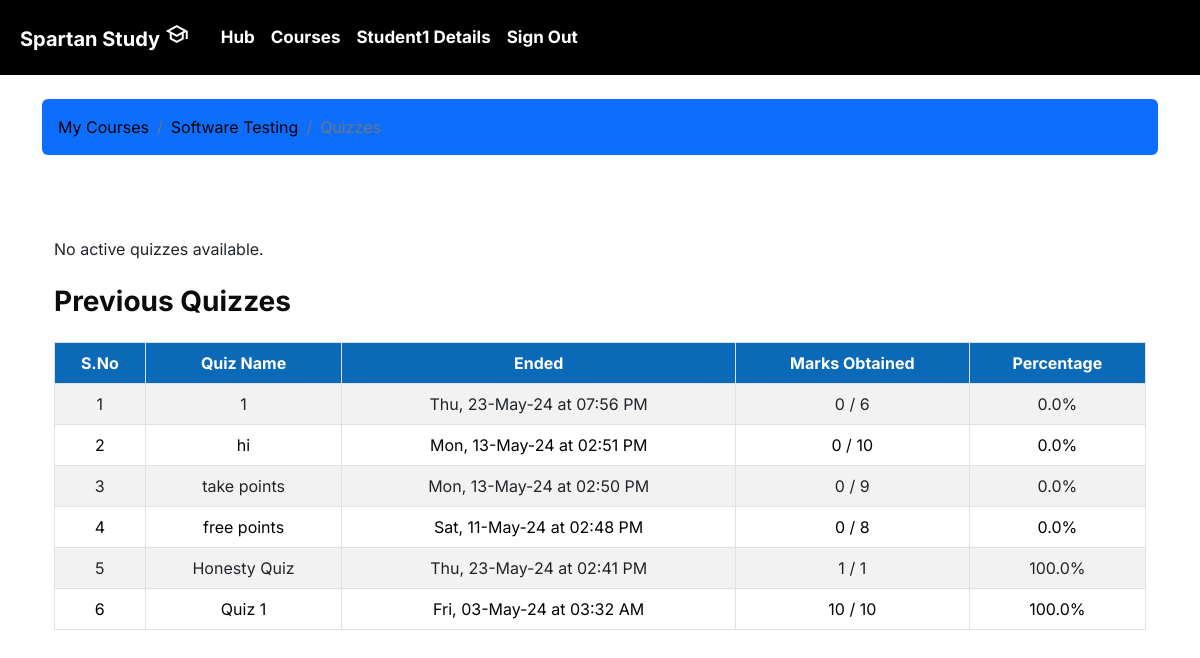
The app's page /myQuizzes/102 (signed in) with its own data.
### main/models.py (models this page shows, shortened)
class Student(models.Model):
    student_id = models.IntegerField(primary_key=True)
    name = models.CharField(max_length=100, null=False)
    email = models.EmailField(max_length=100, null=True, blank=True)
    password = models.CharField(max_length=255, null=False)
    role = models.CharField(
        default="Student", max_length=100, null=False, blank=True)
    course = models.ManyToManyField(
        'Course', related_name='students', blank=True)
    photo = models.ImageField(upload_to='profile_pics', blank=True,
                              null=False, default='profile_pics/default_student.png')
    department = models.ForeignKey(
        'Department', on_delete=models.CASCADE, null=False, blank=False, related_name='students')
    class Meta:
        verbose_name_plural = 'Students'

class Course(models.Model):
    code = models.IntegerField(primary_key=True)
    name = models.CharField(max_length=255, null=False, unique=True)
    department = models.ForeignKey(
        Department, on_delete=models.CASCADE, null=False, related_name='courses')
    faculty = models.ForeignKey(
        Faculty, on_delete=models.SET_NULL, null=True, blank=True)
    studentKey = models.IntegerField(null=False, unique=True)
    facultyKey = models.IntegerField(null=False, unique=True)
    semester = models.CharField(max_length=255, default='Fall 2023')
    published = models.BooleanField(default=False)
    currentSemester = 'Fall 2023'
    class Meta:
        unique_together = ('code', 'department', 'name')
        verbose_name_plural = "Courses"

### quiz/models.py (models this page shows, shortened)
class Quiz(models.Model):
    title = models.CharField(max_length=100)
    description = models.TextField(null=True, blank=True)
    course = models.ForeignKey(Course, on_delete=models.CASCADE)
    start = models.DateTimeField()
    end = models.DateTimeField()
    created_at = models.DateTimeField(auto_now_add=True)
    updated_at = models.DateTimeField(auto_now=True)
    publish_status = models.BooleanField(default=False, null=True, blank=True)
    started = models.BooleanField(default=False, null=True, blank=True)
    class Meta:
        verbose_name_plural = "Quizzes"
        ordering = ['-created_at']
    def ends(self):
        return self.end.strftime("%a, %d-%b-%y at %I:%M %p")

### quiz/views.py (the view)
# urls.py: path('myQuizzes/<int:code>', views.myQuizzes, name='myQuizzes'),
def myQuizzes(request, code):
    if is_student_authorised(request, code):
        course = Course.objects.get(code=code)
        quizzes = Quiz.objects.filter(course=course)
        student = Student.objects.get(student_id=request.session['student_id'])
        active_quizzes = []
        previous_quizzes = []
        for quiz in quizzes:
            if quiz.end < timezone.now() or quiz.studentanswer_set.filter(student=student).exists():
                previous_quizzes.append(quiz)
            else:
                active_quizzes.append(quiz)
        for quiz in quizzes:
            quiz.attempted = quiz.studentanswer_set.filter(
                student=student).exists()
        for quiz in previous_quizzes:
            student_answers = quiz.studentanswer_set.filter(student=student)
            total_marks_obtained = sum([student_answer.question.marks if student_answer.answer ==
                                       student_answer.question.answer else 0 for student_answer in student_answers])
            quiz.total_marks_obtained = total_marks_obtained
            quiz.total_marks = sum(
                [question.marks for question in quiz.question_set.all()])
            quiz.percentage = round(
                total_marks_obtained / quiz.total_marks * 100, 2) if quiz.total_marks != 0 else 0
            quiz.total_questions = quiz.question_set.count()
        for quiz in active_quizzes:
            quiz.total_questions = quiz.question_set.count()
        return render(request, 'quiz/myQuizzes.html', {
            'course': course,
            'quizzes': quizzes,
            'active_quizzes': active_quizzes,
            'previous_quizzes': previous_quizzes,
            'student': student,
        })
    else:
        return redirect('std_login')

### main/views.py (called while the page is built)
def is_student_authorised(request, code):
    course = Course.objects.get(code=code)
    if request.session.get('student_id') and course in Student.objects.get(student_id=request.session['student_id']).course.all():
        return True
    else:
        return False

### quiz/templates/quiz/myQuizzes.html (shortened to what this page needs)
{% extends 'index.html' %}
{% block profile %}
{% url 'profile' student.student_id %}
{% endblock %}
{% block user %}
{{ student.name }}
{% endblock user %}
{% block courses %}
{% url 'myCourses' %}
{% endblock courses %}
{% block allCourses %}
{% url 'courses' %}
{% endblock %}
{% block content %}
<div class="container mt-4">
   <nav aria-label="breadcrumb">
      <ol class="breadcrumb bg-primary p-3 rounded" style="background-color: #0b6ab8;">
         <li class="breadcrumb-item"><a href="{% url 'facultyCourses' %}" style="color: rgb(0, 0, 0);">My Courses</a></li>
         <li class="breadcrumb-item"><a href="{% url 'course' course.code %}" style="color: rgb(0, 0, 0);">{{ course.name }}</a></li>
         <li class="breadcrumb-item active" aria-current="page">Quizzes</li>
      </ol>
   </nav>
   <div class="container">
      <h3 class="fw-bold mb-4" style="color: #ffffff;">Active Quizzes</h3>
      <div class="table-responsive">
         <table class="table table-bordered table-striped text-center" style="background-color: #0b6ab8; color: rgb(2, 1, 1);">
            {% if active_quizzes %}
            <thead style="background-color: #0b6ab8;">
               <tr style="color: rgb(255, 255, 255);">
                  <th scope="col">S.No</th>
                  <th scope="col">Quiz Name</th>
                  <th scope="col">Starts</th>
                  <th scope="col">Ends</th>
                  <th scope="col">Total Questions</th>
                  <th scope="col">Total Marks</th>
               </tr>
            </thead>
            <tbody style="background-color: #ffffff;">
               {% for quiz in active_quizzes %}
               <tr>
                  <td>{{ forloop.counter }}</td>
                  <td><a href="{% url 'startQuiz' course.code quiz.id %}" style="color: rgb(3, 3, 3);">{{ quiz.title }}</a></td>
                  <td>{{ quiz.starts }}</td>
                  <td>{{ quiz.ends }}</td>
                  <td>{{ quiz.total_questions }}</td>
                  <td>{{ quiz.total_marks }}</td>
               </tr>
               {% endfor %}
            </tbody>
         </table>
         {% else %}
         <p>No active quizzes available.</p>
         {% endif %}
      </div>
      <h3 class="fw-bold mt-4" style="color: #0c0c0c;">Previous Quizzes</h3>
      <div class="table-responsive">
         <table class="table table-bordered table-striped text-center" style="background-color: #0b6ab8; color: rgb(3, 3, 3);">
            {% if previous_quizzes %}
            <thead style="background-color: #0b6ab8;">
               <tr style="color: rgb(255, 255, 255);">
                  <th scope="col">S.No</th>
                  <th scope="col">Quiz Name</th>
                  <th scope="col">Ended</th>
                  <th scope="col">Marks Obtained</th>
                  <th scope="col">Percentage</th>
               </tr>
            </thead>
            <tbody style="background-color: #ffffff;">
               {% for quiz in previous_quizzes %}
               <tr>
                  <td>{{ forloop.counter }}</td>
                  <td>
                     {% if quiz.attempted %}
                     {{ quiz.title }}
                     {% else %}
                     <a href="#" style="color: rgb(5, 5, 5);">{{ quiz.title }}</a>
                     {% endif %}
                  </td>
                  <td>{{ quiz.ends }}</td>
                  <td>{{ quiz.total_marks_obtained }} / {{ quiz.total_marks }}</td>
                  <td>{{ quiz.percentage }}%</td>
               </tr>
               {% endfor %}
            </tbody>
         </table>
         {% else %}
         <p>No previous quiz attempts.</p>
         {% endif %}
      </div>
   </div>
</div>
{% endblock %}

### static/styles/style.css (style rules this page uses)
* { font-family: "Inter", sans-serif; box-sizing: border-box; }
body { margin: 0; padding: 0; }
html { scroll-behavior: smooth; }
a { text-decoration: none !important; }
.container { margin-top: 1.5rem; }
td, th { vertical-align: middle !important; }

### records on screen
Student: name "Student1"
Course: name "Software Testing"
Quiz: title "1", ends "Thu, 23-May-24 at 07:56 PM", total_marks_obtained "0", total_marks "6", percentage "0.0"
Quiz: title "hi", ends "Mon, 13-May-24 at 02:51 PM", total_marks_obtained "0", total_marks "10", percentage "0.0"
Quiz: title "take points", ends "Mon, 13-May-24 at 02:50 PM", total_marks_obtained "0", total_marks "9", percentage "0.0"
Quiz: title "free points", ends "Sat, 11-May-24 at 02:48 PM", total_marks_obtained "0", total_marks "8", percentage "0.0"
Quiz: title "Honesty Quiz", ends "Thu, 23-May-24 at 02:41 PM", total_marks_obtained "1", total_marks "1", percentage "100.0"
Quiz: title "Quiz 1", ends "Fri, 03-May-24 at 03:32 AM", total_marks_obtained "10", total_marks "10", percentage "100.0"
